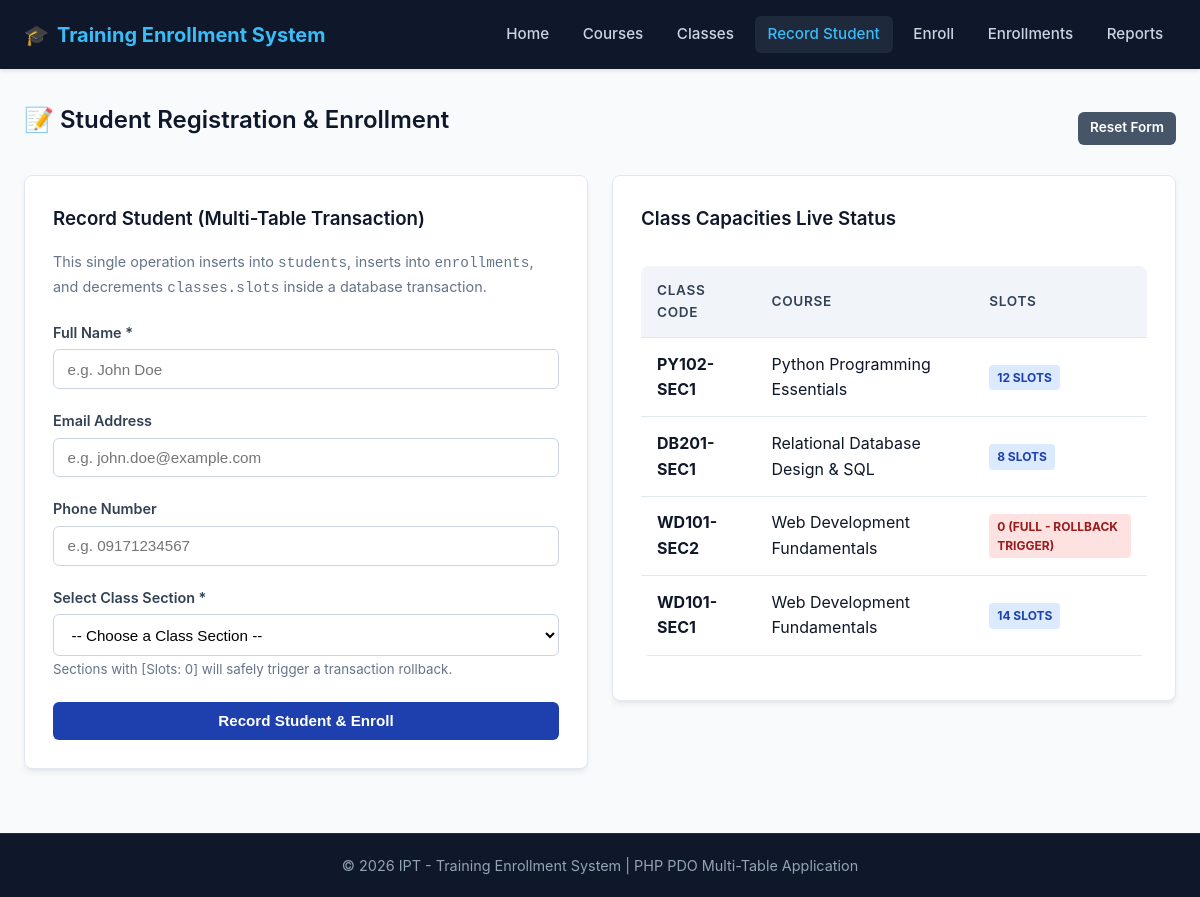
The page /admin/students.php on the database its author committed.
### tables this page shows
CREATE TABLE `classes` (
  `class_id` int(11) NOT NULL AUTO_INCREMENT,
  `course_id` int(11) NOT NULL,
  `class_code` varchar(20) NOT NULL,
  `schedule` varchar(100) DEFAULT NULL,
  `instructor` varchar(100) DEFAULT NULL,
  `slots` int(11) NOT NULL DEFAULT 0,
  PRIMARY KEY (`class_id`),
  KEY `course_id` (`course_id`),
  CONSTRAINT `classes_ibfk_1` FOREIGN KEY (`course_id`) REFERENCES `courses` (`course_id`) ON DELETE CASCADE
);

CREATE TABLE `courses` (
  `course_id` int(11) NOT NULL AUTO_INCREMENT,
  `course_code` varchar(20) NOT NULL,
  `course_name` varchar(100) NOT NULL,
  `description` text DEFAULT NULL,
  PRIMARY KEY (`course_id`),
  UNIQUE KEY `course_code` (`course_code`)
);

### classes/ClassSection.php (called while the page is built, shortened)
<?php
class ClassSection {
    private $db;
    public function __construct(PDO $db) {
        $this->db = $db;
    }
    public function allWithCourse() {
        $sql = "SELECT c.*, co.course_code, co.course_name
                FROM classes c
                JOIN courses co ON c.course_id = co.course_id
                ORDER BY c.class_id DESC";
        $stmt = $this->db->query($sql);
        return $stmt->fetchAll();
    }
}

### admin/students.php (the view, shortened to what this page needs)
<?php
require_once __DIR__ . '/../config/db.php';
require_once __DIR__ . '/../classes/ClassSection.php';
$classes = new ClassSection($db);
$classList = $classes->allWithCourse();
require_once __DIR__ . '/../includes/header.php';
?>
<div class="card-header">
    <h2>📝 Student Registration & Enrollment</h2>
    <a href="admin/students.php" class="btn btn-secondary btn-sm">Reset Form</a>
</div>
<div class="grid grid-2">
    <div class="card">
        <h3>Record Student (Multi-Table Transaction)</h3>
        <p style="color: var(--text-muted); font-size: 0.9rem; margin-bottom: 1.25rem;">
            This single operation inserts into <code>students</code>, inserts into <code>enrollments</code>, and decrements <code>classes.slots</code> inside a database transaction.
        </p>
        <form method="POST" action="admin/students.php">
            <div class="form-group">
                <label for="full_name">Full Name *</label>
                <input type="text" id="full_name" name="full_name" class="form-control"
                       value="<?php echo htmlspecialchars($_POST['full_name'] ?? ''); ?>"
                       placeholder="e.g. John Doe" required>
            </div>
            <div class="form-group">
                <label for="email">Email Address</label>
                <input type="email" id="email" name="email" class="form-control"
                       value="<?php echo htmlspecialchars($_POST['email'] ?? ''); ?>"
                       placeholder="e.g. john.doe@example.com">
            </div>
            <div class="form-group">
                <label for="phone">Phone Number</label>
                <input type="text" id="phone" name="phone" class="form-control"
                       value="<?php echo htmlspecialchars($_POST['phone'] ?? ''); ?>"
                       placeholder="e.g. 09171234567">
            </div>
            <div class="form-group">
                <label for="class_id">Select Class Section *</label>
                <select id="class_id" name="class_id" class="form-control" required>
                    <option value="">-- Choose a Class Section --</option>
                </select>
                <small style="color: var(--text-muted);">Sections with [Slots: 0] will safely trigger a transaction rollback.</small>
            </div>
            <button type="submit" class="btn btn-primary" style="width: 100%;">
                Record Student & Enroll
            </button>
        </form>
    </div>
    <div>
        <div class="card">
            <h3>Class Capacities Live Status</h3>
            <div class="table-responsive">
                <table>
                    <thead>
                        <tr>
                            <th>Class Code</th>
                            <th>Course</th>
                            <th>Slots</th>
                        </tr>
                    </thead>
                    <tbody>
                        <?php foreach ($classList as $cls): ?>
                            <tr>
                                <td><strong><?php echo htmlspecialchars($cls['class_code']); ?></strong></td>
                                <td><?php echo htmlspecialchars($cls['course_name']); ?></td>
                                <td>
                                    <?php if ($cls['slots'] > 0): ?>
                                        <span class="badge badge-slot slot-available"><?php echo (int)$cls['slots']; ?> slots</span>
                                    <?php else: ?>
                                        <span class="badge badge-slot slot-zero">0 (Full - Rollback trigger)</span>
                                    <?php endif; ?>
                                </td>
                            </tr>
                        <?php endforeach; ?>
                    </tbody>
                </table>
            </div>
        </div>
    </div>
</div>
<?php require_once __DIR__ . '/../includes/footer.php'; ?>

### css/style.css (style rules this page uses)
:root { --primary: #1e40af; --primary-hover: #1d4ed8; --primary-light: #eff6ff; --secondary: #475569; --success: #059669; --success-bg: #ecfdf5; --danger: #dc2626; --danger-bg: #fef2f2; --warning: #d97706; --warning-bg: #fffbeb; --info: #0284c7; --bg-main: #f8fafc; --bg-card: #ffffff; --text-main: #0f172a; --text-muted: #64748b; --border-color: #e2e8f0; --radius: 8px; --shadow: 0 4px 6px -1px rgba(0, 0, 0, 0.07), 0 2px 4px -2px rgba(0, 0, 0, 0.05); }
* { box-sizing: border-box; margin: 0; padding: 0; }
body { font-family: -apple-system, BlinkMacSystemFont, "Segoe UI", Roboto, Oxygen, Ubuntu, Cantarell, "Helvetica Neue", sans-serif; background-color: var(--bg-main); color: var(--text-main); line-height: 1.6; display: flex; flex-direction: column; min-height: 100vh; }
h1, h2, h3, h4 { color: #0f172a; margin-bottom: 1rem; font-weight: 600; }
.card { background: var(--bg-card); border-radius: var(--radius); padding: 1.75rem; box-shadow: var(--shadow); border: 1px solid var(--border-color); margin-bottom: 2rem; }
.card-header { display: flex; justify-content: space-between; align-items: center; margin-bottom: 1.25rem; }
.grid { display: grid; gap: 1.5rem; }
.grid-2 { grid-template-columns: repeat(auto-fit, minmax(320px, 1fr)); }
.form-group { margin-bottom: 1.25rem; }
.form-group label { display: block; margin-bottom: 0.35rem; font-weight: 600; font-size: 0.9rem; color: #334155; }
.form-control { width: 100%; padding: 0.65rem 0.85rem; font-size: 0.95rem; border: 1px solid #cbd5e1; border-radius: 6px; background-color: #ffffff; transition: border-color 0.2s, box-shadow 0.2s; }
.btn { display: inline-block; padding: 0.65rem 1.25rem; font-size: 0.95rem; font-weight: 600; text-align: center; border-radius: 6px; border: none; cursor: pointer; text-decoration: none; transition: background-color 0.2s, transform 0.1s; }
.btn-primary { background-color: var(--primary); color: #ffffff; }
.btn-secondary { background-color: var(--secondary); color: #ffffff; }
.btn-sm { padding: 0.35rem 0.75rem; font-size: 0.85rem; }
.table-responsive { width: 100%; overflow-x: auto; }
table { width: 100%; border-collapse: collapse; margin: 1rem 0; background: var(--bg-card); border-radius: var(--radius); overflow: hidden; }
th, td { padding: 0.85rem 1rem; text-align: left; border-bottom: 1px solid var(--border-color); }
th { background-color: #f1f5f9; color: #334155; font-weight: 600; font-size: 0.85rem; text-transform: uppercase; letter-spacing: 0.05em; }
.badge { display: inline-block; padding: 0.25rem 0.6rem; font-size: 0.75rem; font-weight: 600; border-radius: 9999px; text-transform: uppercase; }
.badge-slot { font-weight: 700; padding: 0.2rem 0.5rem; border-radius: 4px; }
.slot-available { background-color: #dbeafe; color: #1e40af; }
.slot-zero { background-color: #fee2e2; color: #991b1b; }

### rows shown on the page
classes: class_code "PY102-SEC1", course.course_name "Python Programming Essentials", slots "12"
classes: class_code "DB201-SEC1", course.course_name "Relational Database Design & SQL", slots "8"
classes: class_code "WD101-SEC2", course.course_name "Web Development Fundamentals", slots "0 (FULL - ROLLBACK TRIGGER)"
classes: class_code "WD101-SEC1", course.course_name "Web Development Fundamentals", slots "14"
